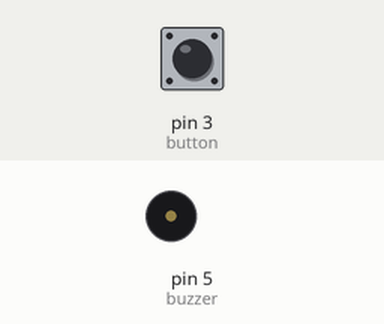
A sketch run on a simulated Arduino Uno, built with avr-gcc and run on an emulated ATmega328P. Shown: buzzer (waves = sounding, pin HIGH). The inputs (shaded band) are chosen by the test bench; at power-on: pin 3 (button) LOW.

Above: at 5.0 s.
At 11.0 s:
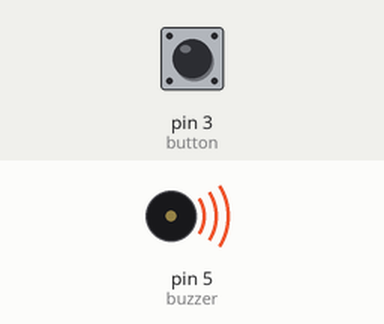
Timing chart, 0 to 15.6 s (numbered marks = the images above):
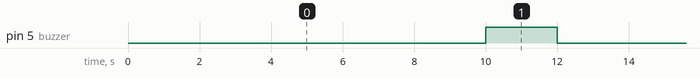

Measured:
- by itself, pin 5 (buzzer): alternates HIGH for 2.0 s and LOW for 10.0 s

The sketch:

main.ino
```cpp
// Initialising variables
const int button = 3;
const int buzzer = 5;

void setup() {
  pinMode(button, INPUT); // Button as Input
  pinMode(buzzer, OUTPUT); // Buzzer as Output
}

void loop() {
restart: // restart: flag to start the program again
  for (int i = 1; i <= 20; i++) { // To check if the user presses the button in 10 seconds delay
    delay(500); // for loop's 20 and delay's 500 milliseconds => 20 * 500 = 10 Seconds
    if (digitalRead(button) == 1) // checking the button's value
      goto restart; // Going back to restart the countdown
  }
  toneBuzzer();
}

// toneBuzzer() function will sound buzzer for 2 seconds
void toneBuzzer() {
  digitalWrite(buzzer, HIGH);
  delay(2000);
  digitalWrite(buzzer, LOW);
}
```
